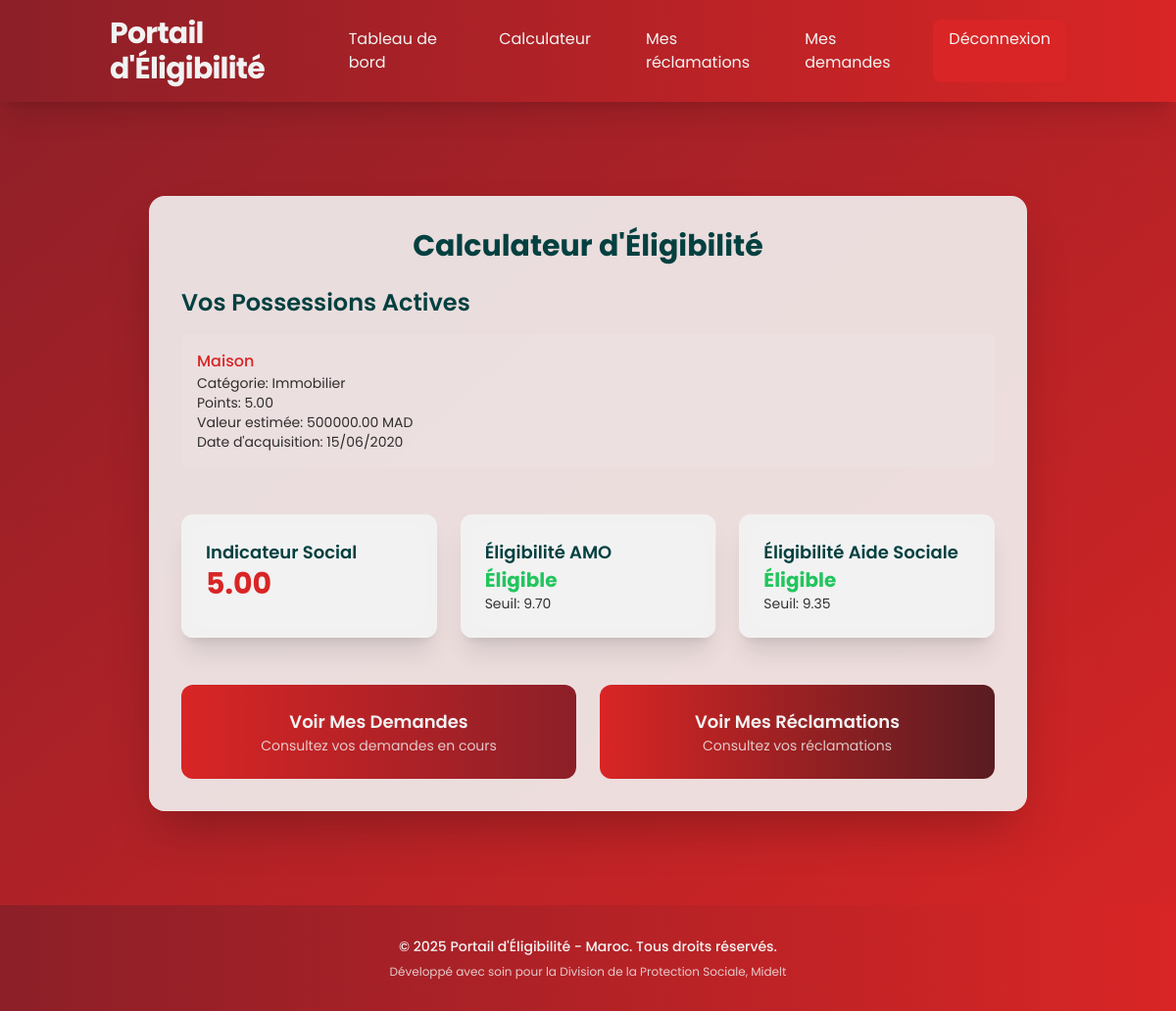
Page /calculator/ (signed in) on the earlier database version.
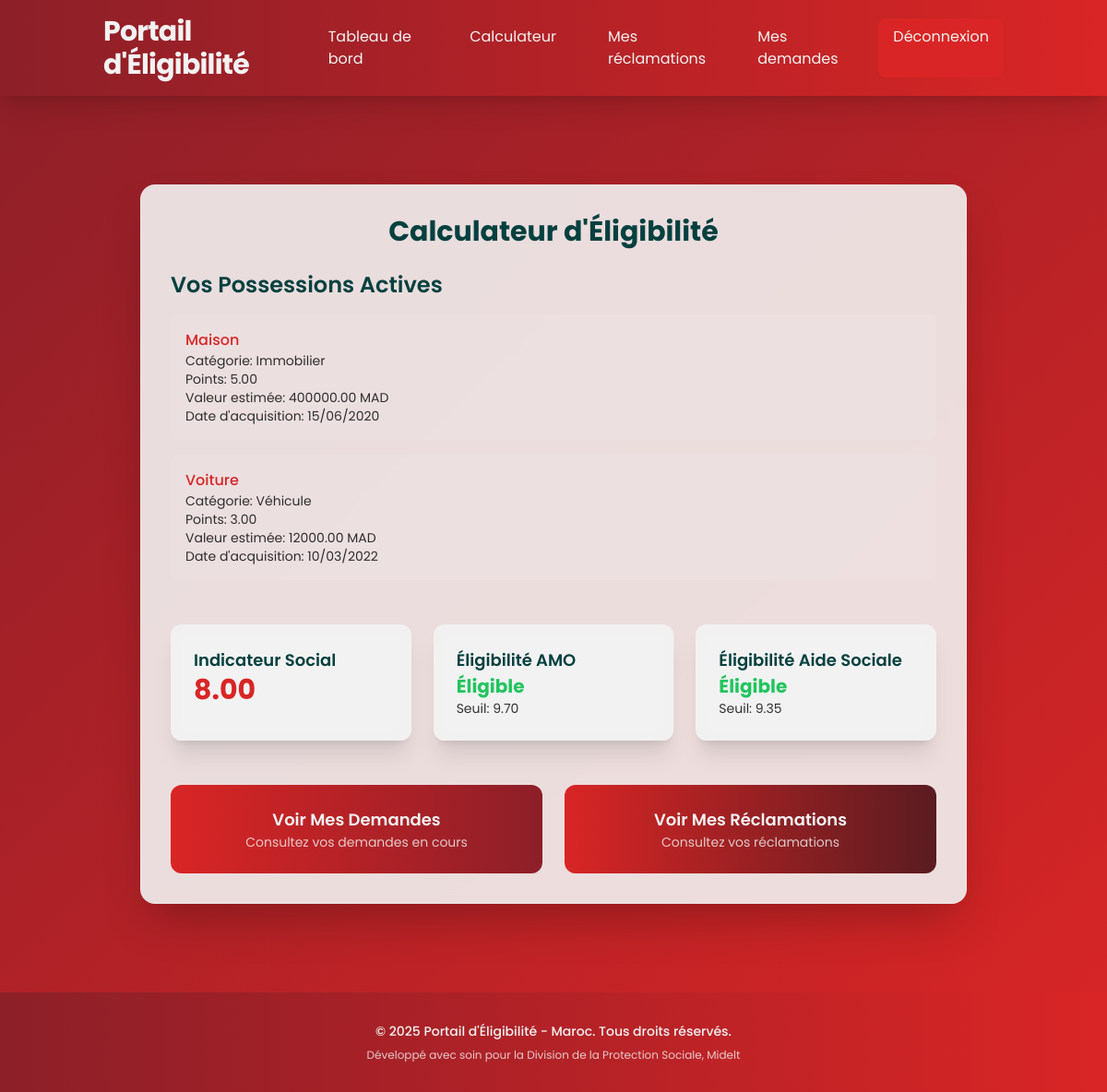
Same page on the later database version.
### website/models.py (models this page shows)
class CitizenPossession(models.Model):
    STATUS_CHOICES = [
        ('active', 'Active'),
        ('under_investigation', 'Under Investigation'),
        ('disputed', 'Disputed'),
        ('removed', 'Removed'),
    ]
    citizen = models.ForeignKey(User, on_delete=models.CASCADE)
    possession_type = models.ForeignKey(PossessionType, on_delete=models.CASCADE)
    description = models.TextField()  # Additional details about the possession
    acquisition_date = models.DateField()
    estimated_value = models.DecimalField(max_digits=12, decimal_places=2)
    status = models.CharField(max_length=20, choices=STATUS_CHOICES, default='active')
    added_by = models.ForeignKey(User, on_delete=models.CASCADE, related_name='added_possessions')
    created_at = models.DateTimeField(auto_now_add=True)
    updated_at = models.DateTimeField(auto_now=True)

class PossessionType(models.Model):
    category = models.ForeignKey(PossessionCategory, on_delete=models.CASCADE)
    name = models.CharField(max_length=100)  # e.g., "Normal Car", "Luxury Car", "Motorcycle"
    description = models.TextField()
    point_value = models.DecimalField(max_digits=10, decimal_places=4)  # e.g., 0.14 for normal car
    is_active = models.BooleanField(default=True)
    created_at = models.DateTimeField(auto_now_add=True)

class PossessionCategory(models.Model):
    name = models.CharField(max_length=100)  # e.g., "Vehicles", "Real Estate", "Electronics"
    description = models.TextField()
    is_active = models.BooleanField(default=True)

### website/views.py (the view)
# urls.py: path('calculator/', views.eligibility_calculator, name='eligibility_calculator'),
@login_required
@user_passes_test(is_citizen)
def eligibility_calculator(request):
    citizen = request.user
    possessions = CitizenPossession.objects.filter(
        citizen=citizen,
        status='active'
    ).select_related('possession_type', 'possession_type__category')
    calculation_items = []
    total_score = Decimal('0')
    for possession in possessions:
        calculation_items.append({
            'possession': possession,
            'points': possession.possession_type.point_value,
            'category': possession.possession_type.category.name
        })
        total_score += possession.possession_type.point_value
    amo_threshold = get_current_threshold('amo')
    social_aid_threshold = get_current_threshold('social_aid')
    context = {
        'calculation_items': calculation_items,
        'total_score': total_score,
        'amo_threshold': amo_threshold,
        'social_aid_threshold': social_aid_threshold,
        'amo_eligible': total_score <= amo_threshold,
        'social_aid_eligible': total_score <= social_aid_threshold,
    }
    return render(request, 'citizen/calculator.html', context)

### website/views.py (called while the page is built)
def is_citizen(user):
    return user.user_type == 'citizen'

def get_current_threshold(program_type):
    try:
        threshold = SocialIndicatorThreshold.objects.filter(
            program_type=program_type,
            is_active=True,
            effective_date__lte=timezone.now().date()
        ).order_by('-effective_date').first()
        return threshold.max_score if threshold else Decimal('999999')
    except:
        return Decimal('999999')

### website/templates/citizen/calculator.html (shortened to what this page needs)
{% extends 'base.html' %}
{% block content %}
<div class="flex items-center justify-center py-12" style="height:fit-content; min-height: 75vh;">
    <div class="glass p-8 rounded-2xl shadow-2xl w-full max-w-4xl animate-fade-in-up">
        <h1 class="text-3xl font-bold text-center text-[#044040] mb-6">Calculateur d'Éligibilité</h1>
        <div class="mb-12">
            <h2 class="text-2xl font-semibold text-[#044040] mb-4">Vos Possessions Actives</h2>
            {% if calculation_items %}
                <ul class="space-y-4">
                    {% for item in calculation_items %}
                        <li class="bg-[#F2F2F2]/10 p-4 rounded-lg hover:bg-[#F2F2F2]/20 transition-all duration-300 hover-scale">
                            <p class="font-medium text-[#D92525]">{{ item.possession.possession_type.name }}</p>
                            <p class="text-sm text-[#000000]/80">Catégorie: {{ item.category }}</p>
                            <p class="text-sm text-[#000000]/80">Points: {{ item.points|floatformat:2 }}</p>
                            <p class="text-sm text-[#000000]/80">Valeur estimée: {{ item.possession.estimated_value|floatformat:2 }} MAD</p>
                            <p class="text-sm text-[#000000]/80">Date d'acquisition: {{ item.possession.acquisition_date|date:"d/m/Y" }}</p>
                        </li>
                    {% endfor %}
                </ul>
            {% else %}
                <p class="text-[#000000]/80">Aucune possession active enregistrée.</p>
            {% endif %}
        </div>
        <div class="grid grid-cols-1 md:grid-cols-3 gap-6 mb-12">
            <div class="glass p-6 rounded-xl shadow-xl hover-scale animate-fade-in-up">
                <h2 class="text-lg font-semibold text-[#044040]">Indicateur Social</h2>
                <p class="text-3xl font-bold text-[#D92525]">{{ total_score|floatformat:2 }}</p>
            </div>
            <div class="glass p-6 rounded-xl shadow-xl hover-scale animate-fade-in-up">
                <h2 class="text-lg font-semibold text-[#044040]">Éligibilité AMO</h2>
                <p class="{% if amo_eligible %}text-green-500{% else %}text-red-500{% endif %} font-bold text-xl">
                    {% if amo_eligible %}Éligible{% else %}Non éligible{% endif %}
                </p>
                <p class="text-sm text-[#000000]/80">Seuil: {{ amo_threshold|floatformat:2 }}</p>
            </div>
            <div class="glass p-6 rounded-xl shadow-xl hover-scale animate-fade-in-up">
                <h2 class="text-lg font-semibold text-[#044040]">Éligibilité Aide Sociale</h2>
                <p class="{% if social_aid_eligible %}text-green-500{% else %}text-red-500{% endif %} font-bold text-xl">
                    {% if social_aid_eligible %}Éligible{% else %}Non éligible{% endif %}
                </p>
                <p class="text-sm text-[#000000]/80">Seuil: {{ social_aid_threshold|floatformat:2 }}</p>
            </div>
        </div>
        <div class="grid grid-cols-1 md:grid-cols-2 gap-6">
            <a href="{% url 'my_applications' %}"
               class="bg-gradient-to-r from-[#D92525] to-[#8C1F28] text-[#F2F2F2] p-6 rounded-xl text-center hover-scale transition-all duration-300 animate-pulse">
                <h3 class="text-lg font-semibold">Voir Mes Demandes</h3>
                <p class="text-sm text-[#F2F2F2]/80">Consultez vos demandes en cours</p>
            </a>
            <a href="{% url 'my_reclamations' %}"
               class="bg-gradient-to-r from-[#D92525] to-[#591C21] text-[#F2F2F2] p-6 rounded-xl text-center hover-scale transition-all duration-300 animate-pulse">
                <h3 class="text-lg font-semibold">Voir Mes Réclamations</h3>
                <p class="text-sm text-[#F2F2F2]/80">Consultez vos réclamations</p>
            </a>
        </div>
    </div>
</div>
{% endblock %}

Differences in the rows shown:
changed CitizenPossession "Maison": possession.estimated_value "500000.00" → "400000.00"
now on this page (row edited): CitizenPossession: possession.possession_type.name "Voiture", category "Véhicule", points "3.00", possession.estimated_value "12000.00", possession.acquisition_date "10/03/2022"
Other differences:
{{ total_score|floatformat:2 }}: "5.00" → "8.00"
